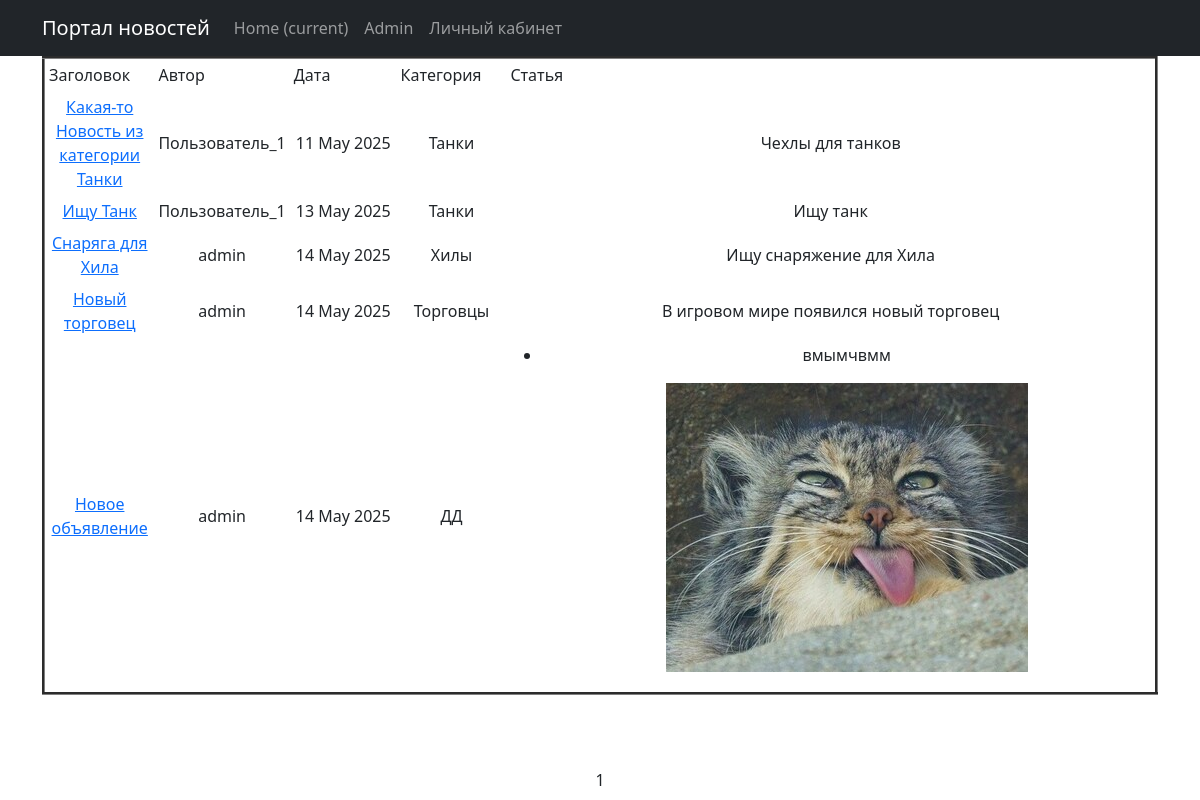
The page / on the database its author committed.
### advertisement/models.py (models this page shows, shortened)
class Advertisement(models.Model): # модель объявления
    user_id = models.ForeignKey(User, on_delete=models.CASCADE)
    title_ad = models.CharField(max_length=128)
    text_ad = CKEditor5Field()
    category = models.ForeignKey(Category, on_delete=models.CASCADE)
    date_time = models.DateTimeField(auto_now_add=True)

class Category(models.Model): # модель категории
    name = models.CharField(max_length=64, unique=True)
    def __str__(self):
        return self.name

### advertisement/views.py (the view)
# urls.py: path('', AdvertisementList.as_view(), name='ad_list'),
class AdvertisementList(ListView):
    model = Advertisement
    ordering = 'date_time'
    template_name = 'advertisement/ad_list.html'
    context_object_name = 'ad_list'
    paginate_by = 10

### templates/advertisement/ad_list.html (shortened to what this page needs)
{% extends 'flatpages/default.html' %}
{% load custom_tags %}
{% block content %}
{% if ad_list %}
            <table border="3" cellpadding="4" cellspacing="1" width="100%">
                <tr>
                    <td align="left" width="10%">Заголовок</td>
                    <td align="left" width="10%">Автор</td>
                    <td align="left" width="10%">Дата</td>
                    <td align="left" width="10%">Категория</td>
                    <td align="left" width="60%">Статья</td>
                </tr>
                {% for ad in ad_list %}
                <tr>
                    <td><a href="{% url 'ad_detail' ad.pk %}"> {{ ad.title_ad }} </a></td>
                    <td>{{ ad.user_id }}</td>
                    <td>{{ ad.date_time | date:'d M Y' }}</td>
                    <td>{{ ad.category}}</td>
                    <td>{{ ad.text_ad | truncatewords:20 | safe}}</td>
                </tr>
                {% endfor %}
            </table>
        {% else %}
        <h2>Новостей нет!</h2>
        {% endif%}
<div class="paginate">
   {{ page_obj.number }}
</div>
{% endblock content %}

### templates/advertisement/ad_list.html (style rules this page uses)
.paginate { width: 100%; position: fixed; bottom: 1%; right: 0%; }
td { border: 2px black }

### rows shown on the page
Advertisement: title_ad "Какая-то Новость из категории Танки", user_id "Пользователь_1", date_time "11 May 2025", category "Танки", text_ad "Чехлы для танков"
Advertisement: title_ad "Ищу Танк", user_id "Пользователь_1", date_time "13 May 2025", category "Танки", text_ad "Ищу танк"
Advertisement: title_ad "Снаряга для Хила", user_id "admin", date_time "14 May 2025", category "Хилы", text_ad "Ищу снаряжение для Хила"
Advertisement: title_ad "Новый торговец", user_id "admin", date_time "14 May 2025", category "Торговцы", text_ad "В игровом мире появился новый торговец"
Advertisement: title_ad "Новое объявление", user_id "admin", date_time "14 May 2025", category "ДД", text_ad "вмымчвмм", text_ad (picture)

### other values the page prints
{{ page_obj.number }} "1"
